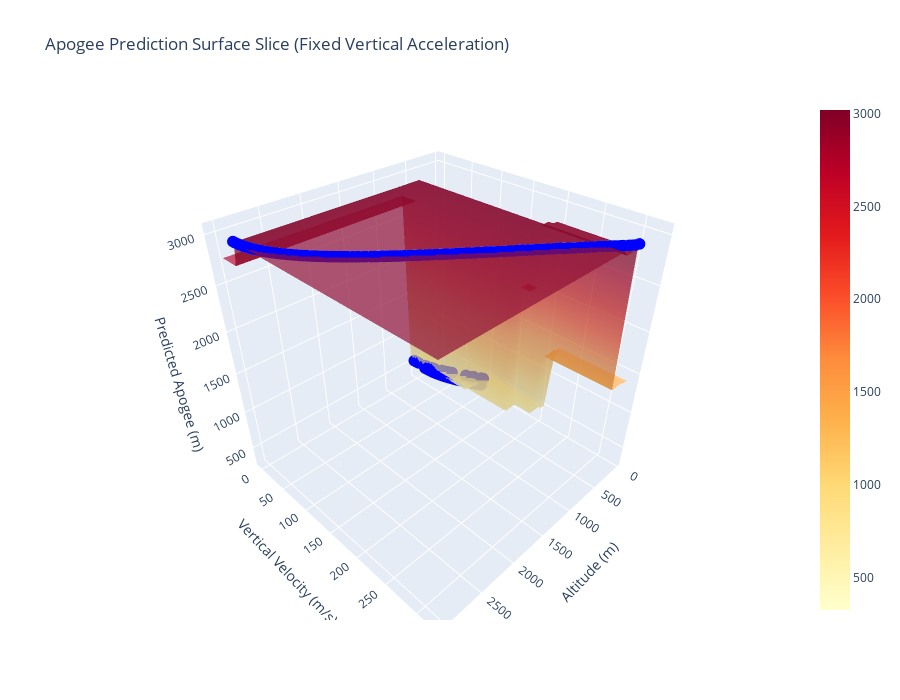

Notebook code for this chart:
### Code cell
# Fix vertical acceleration at a representative value (e.g. 0 or mean)
fixed_va = X["vertical_acceleration"].mean()

# Create grid for surface
alt_range = np.linspace(X["altitude"].min(), X["altitude"].max(), 50)
vv_range = np.linspace(X["vertical_velocity"].min(), X["vertical_velocity"].max(), 50)
ALT, VV = np.meshgrid(alt_range, vv_range)

# Flatten and build DataFrame with fixed vertical_acceleration
X_grid = pd.DataFrame({
    "altitude": ALT.ravel(),
    "vertical_velocity": VV.ravel(),
    "vertical_acceleration": fixed_va  # constant
})
Z_pred = rf.predict(X_grid).reshape(ALT.shape)

# Plotly 3D Scatter + Surface
fig = go.Figure()

# True test data
fig.add_trace(go.Scatter3d(
    x=X_test["altitude"],
    y=X_test["vertical_velocity"],
    z=y_test,
    mode='markers',
    marker=dict(size=4, color='blue'),
    name="True Apogee"
))

# Predicted surface (slice at fixed acceleration)
fig.add_trace(go.Surface(
    x=alt_range,
    y=vv_range,
    z=Z_pred,
    colorscale='YlOrRd',
    opacity=0.7,
    name=f"Predicted Surface (VA={fixed_va:.2f})"
))

fig.update_layout(
    title="Apogee Prediction Surface Slice (Fixed Vertical Acceleration)",
    scene=dict(
        xaxis_title='Altitude (m)',
        yaxis_title='Vertical Velocity (m/s)',
        zaxis_title='Predicted Apogee (m)'
    ),
    width=900,
    height=700
)

fig.show()

### Figure 1 — Plotly figure (JSON) as saved in the notebook; plotly's stock layout.template omitted (floating-point values rounded to 4 significant figures; data arrays with more than 128 entries replaced by an {"elided": "..."} marker saying what was removed)
{"data": [{"marker": {"color": "blue", "size": 4}, "mode": "markers", "name": "True Apogee", "type": "scatter3d", "x": {"elided": "609 float values"}, "y": {"elided": "609 float values"}, "z": {"elided": "609 float values"}}, {"colorscale": [[0, "rgb(255,255,204)"], [0.125, "rgb(255,237,160)"], [0.25, "rgb(254,217,118)"], [0.375, "rgb(254,178,76)"], [0.5, "rgb(253,141,60)"], [0.625, "rgb(252,78,42)"], [0.75, "rgb(227,26,28)"], [0.875, "rgb(189,0,38)"], [1, "rgb(128,0,38)"]], "name": "Predicted Surface (VA=-13.53)", "opacity": 0.7, "type": "surface", "x": [47.73, 108.4, 169.0, 229.6, 290.3, 350.9, 411.5, 472.2, 532.8, 593.4, 654.1, 714.7, 775.3, 836.0, 896.6, 957.3, 1018.0, 1079.0, 1139.0, 1200.0, 1260.0, 1321.0, 1382.0, 1442.0, 1503.0, 1564.0, 1624.0, 1685.0, 1746.0, 1806.0, 1867.0, 1927.0, 1988.0, 2049.0, 2109.0, 2170.0, 2231.0, 2291.0, 2352.0, 2412.0, 2473.0, 2534.0, 2594.0, 2655.0, 2716.0, 2776.0, 2837.0, 2898.0, 2958.0, 3019.0], "y": [-2.242, 4.358, 10.96, 17.56, 24.16, 30.75, 37.35, 43.95, 50.55, 57.15, 63.75, 70.35, 76.95, 83.55, 90.15, 96.75, 103.3, 109.9, 116.5, 123.1, 129.7, 136.3, 142.9, 149.5, 156.1, 162.7, 169.3, 175.9, 182.5, 189.1, 195.7, 202.3, 208.9, 215.5, 222.1, 228.7, 235.3, 241.9, 248.5, 255.1, 261.7, 268.3, 274.9, 281.5, 288.1, 294.7, 301.3, 307.9, 314.5, 321.1], "z": {"elided": "50x50 float values"}}], "layout": {"height": 700, "scene": {"xaxis": {"title": {"text": "Altitude (m)"}}, "yaxis": {"title": {"text": "Vertical Velocity (m/s)"}}, "zaxis": {"title": {"text": "Predicted Apogee (m)"}}}, "title": {"text": "Apogee Prediction Surface Slice (Fixed Vertical Acceleration)"}, "width": 900}}
